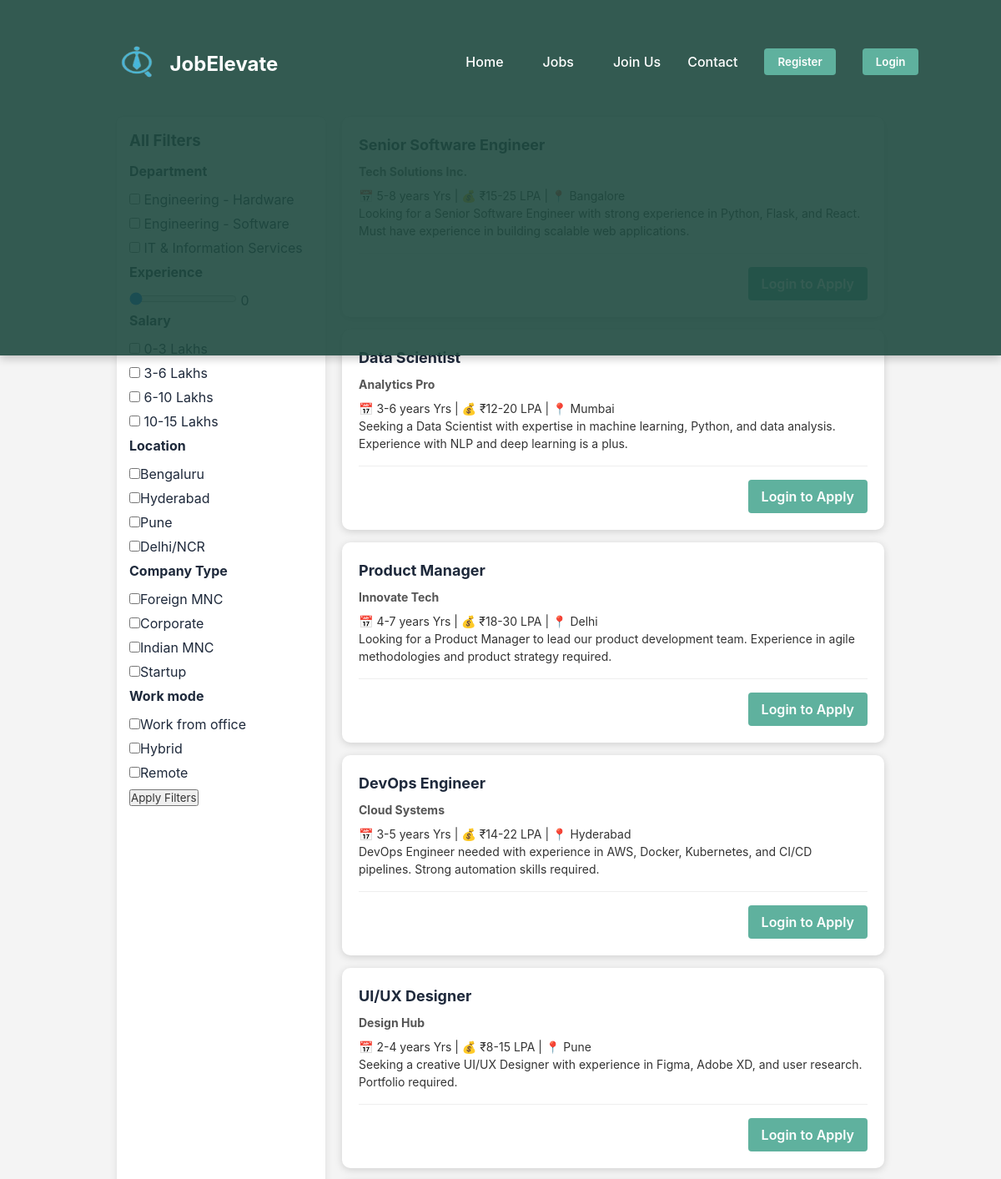
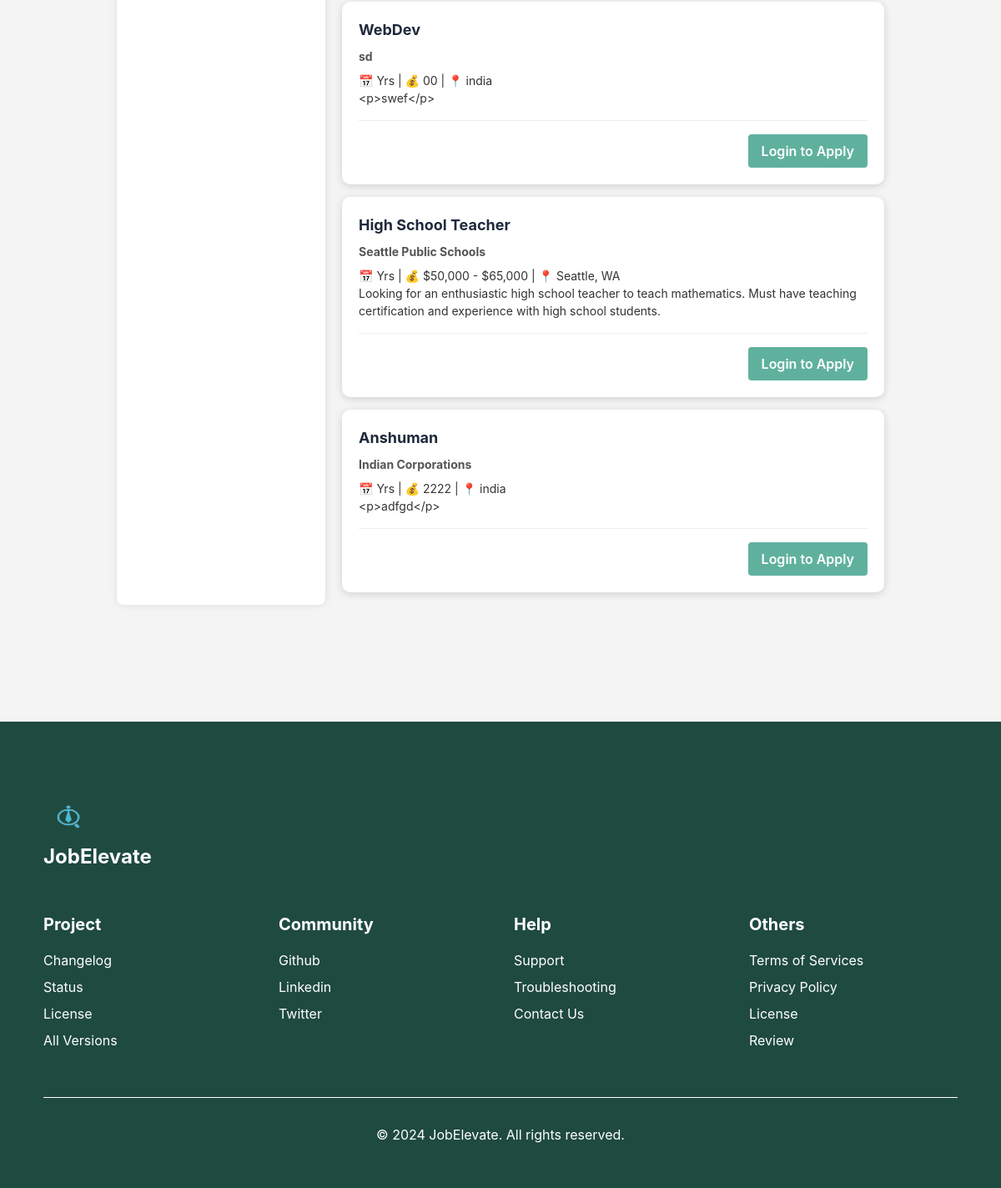
The page /itjobs on the database its author committed (2 pictures, top to bottom).
### app.py (models this page shows)
class Job(db.Model):
    id = db.Column(db.Integer, primary_key=True)
    title = db.Column(db.String(100), nullable=False)
    company = db.Column(db.String(100), nullable=False)
    experience = db.Column(db.String(20), nullable=False)
    salary = db.Column(db.String(50), nullable=True)
    location = db.Column(db.String(100), nullable=False)
    department = db.Column(db.String(100), nullable=False)
    company_type = db.Column(db.String(100), nullable=False)
    work_mode = db.Column(db.String(100), nullable=False)
    description = db.Column(db.Text, nullable=False)
    rating = db.Column(db.Float, nullable=True)
    reviews = db.Column(db.Integer, nullable=True)
    date_posted = db.Column(db.String(50), nullable=True)

### app.py (the view)
@app.route("/itjobs")
def itjobs():
    jobs = Job.query.all()
    return render_template("itjobs.html", jobs=jobs)

### templates/itjobs.html (shortened to what this page needs)
{% extends 'base.html' %}
{% block content %}
<!DOCTYPE html>
<html lang="en">
<head>
    <link rel="stylesheet" type="text/css" href="{{ url_for('static', filename='style.css') }}">
</head>
<body>
    <div class="container" style="margin: 10%;">
        <aside class="filters">
            <form  >
                <h3>All Filters</h3>
                <h4>Department</h4>
                <label><input type="checkbox" name="department" value="Engineering - Hardware"> Engineering - Hardware</label>
                <label><input type="checkbox" name="department" value="Engineering - Software"> Engineering - Software</label>
                <label><input type="checkbox" name="department" value="IT & Information Services"> IT & Information Services</label>
                <h4>Experience</h4>
                <output>0</output>
                <h4>Salary</h4>
                <label><input type="checkbox" name="salary" value="0-3"> 0-3 Lakhs</label>
                <label><input type="checkbox" name="salary" value="3-6"> 3-6 Lakhs</label>
                <label><input type="checkbox" name="salary" value="6-10"> 6-10 Lakhs</label>
                <label><input type="checkbox" name="salary" value="10-15"> 10-15 Lakhs</label>
                <h4>Location</h4>
                <label><input type="checkbox" name="location" value="Bengaluru">Bengaluru</label>
                <label><input type="checkbox" name="location" value="Hyderabad">Hyderabad</label>
                <label><input type="checkbox" name="location" value="Pune">Pune</label>
                <label><input type="checkbox" name="location" value="Delhi/NCR">Delhi/NCR</label>
                <h4>Company Type</h4>
                <label><input type="checkbox" name="company_type" value="Foreign MNC">Foreign MNC</label>
                <label><input type="checkbox" name="company_type" value="Corporate">Corporate</label>
                <label><input type="checkbox" name="company_type" value="Indian MNC">Indian MNC</label>
                <label><input type="checkbox" name="company_type" value="Startup">Startup</label>
                <h4>Work mode</h4>
                <label><input type="checkbox" name="work_mode" value="Work from office">Work from office</label>
                <label><input type="checkbox" name="work_mode" value="Hybrid">Hybrid</label>
                <label><input type="checkbox" name="work_mode" value="Remote">Remote</label>
                <button type="submit"> <a href="{{ url_for('list' ) }}">Apply Filters</a></button>
            </form>
        </aside>
        <main class="job-listings">
            {% for job in jobs %}
            <div class="job-card">
                <div class="job-header">
                    <div class="job-title">
                        <h2>{{ job.title }}</h2>
                        <p class="company"><strong>{{ job.company }}</strong></p>
                    </div>
                </div>
                <div class="job-details">
                    <p>📅 {{ job.experience }} Yrs | 💰 {{ job.salary or 'Not disclosed' }} | 📍 {{ job.location }}</p>
                    <p>{{ job.description }}</p>
                </div>
                <div class="job-footer">
                    {% if current_user.is_authenticated %}
                        {% set user_application = None %}
                        {% set found = false %}
                        {% for app in job.applications %}
                            {% if not found and app.user_id == current_user.id %}
                                {% set user_application = app %}
                                {% set found = true %}
                            {% endif %}
                        {% endfor %}
                        {% if user_application %}
                            <p class="application-status">Application Status: <span class="status-{{ user_application.status.lower() }}">{{ user_application.status }}</span></p>
                        {% else %}
                            <a href="{{ url_for('apply_job', job_id=job.id) }}" class="btn">Apply Now</a>
                        {% endif %}
                    {% else %}
                        <a href="{{ url_for('login') }}" class="btn">Login to Apply</a>
                    {% endif %}
                </div>
            </div>
            {% else %}
            <p>No jobs found.</p>
            {% endfor %}
        </main>
    </div>
</body>
</html>
{% endblock %}

### templates/base.html (shortened to what this page needs)
<!DOCTYPE html>
<html lang="en">
<head>
    <link rel="stylesheet" type="text/css" href="{{ url_for('static', filename='styles.css') }}">
</head>
<body>
    <nav class="navbar" style="margin-bottom: 40px;">
        <div class="container">
            <div class="nav_wrapper" >
                <a style="padding-left: 60px;" href="{{ url_for('home' ) }}" class="logo">
                    <img style="position: relative;right: 35px; width: 80px; height: 60px;"src="{{ url_for('static', filename='images/logo.PNG') }}" alt="logo">
                    <h3 style="position: relative;right: 35px; text-decoration: none; color: white; padding-bottom: 10px; padding-right: 190px;"><a style="text-decoration: none; color: white; font-size: 1.5rem; padding-bottom: 20px;"  href="{{ url_for('home' ) }}">JobElevate</a></h3>
                </a>
                <ul class="nav_menu">
                    <li class="nav_list"><a href="{{ url_for('home' ) }}" class="nav_link">Home</a></li>
                    {% if request.endpoint != 'about' and request.endpoint != 'apply_job' %}
                    <li class="nav_list dropdown">
                        <a href="" class="nav_link dropdown-btn">Jobs</a>
                    </li>
                    {% endif %}
                    <li class="nav_list"><a href="{{ url_for('itjobs') }}" class="nav_link">Join Us</a></li>
                    <li class="nav_list"><a href="{{ url_for('contact') }}" class="nav_link">Contact</a></li>
                    {% if current_user.is_authenticated %}
                        <li class="nav_list"><h4>{{current_user.username}}</h4></li>
                        <li class="nav_list"><button class="btn"><a style="text-decoration: none; color: white;" href="{{ url_for('logout' ) }}">Log Out</a></button></li>
                        {% if current_user.is_authenticated and current_user.role == 'admin' %}
                            <li class="nav_list"><a href="{{ url_for('admin') }}" class="nav_link">Admin</a></li>
                        {% endif %}
                    {% else %}
                        <li class="nav_list"><button class="btn"><a href="{{ url_for('register') }}" style="text-decoration: none; color: white;">Register</a></button></li>
                        <li class="nav_list"><button class="btn"><a style="text-decoration: none; color: white;" href="{{ url_for('login' ) }}">Login</a></button></li>
                    {% endif %}
                </ul>
            </div>
        </div>
    </nav>
    {% block content %}
    {% endblock %}
    <footer class="footer"  style="width: 100%;">
        <div class="container" style="display: flex; flex-direction: column; justify-content: space-between; width: 100%;">
            <div class="top">
                <div class="logo-container">
                    <img style="width: 60px; height: 60px; " src="{{ url_for('static', filename='images/logo.PNG') }}" alt="logo" class="logo">
                    <h2>JobElevate</h2>
                </div>
                <div class="social_icons">
                </div>
            </div>
            <div class="bottom">
                <div>
                    <h3 style="text-align: left;">Project</h3>
                    <a href="#">Changelog</a>
                    <a href="#">Status</a>
                    <a href="#">License</a>
                    <a href="#">All Versions</a>
                </div>
                <div>
                    <h3 style="text-align: left;">Community</h3>
                    <a href="#">Github</a>
                    <a href="#">Linkedin</a>
                    <a href="#">Twitter</a>
                </div>
                <div>
                    <h3 style="text-align: left;">Help</h3>
                    <a href="#">Support</a>
                    <a href="#">Troubleshooting</a>
                    <a href="#">Contact Us</a>
                </div>
                <div>
                    <h3 style="text-align: left;">Others</h3>
                    <a href="#">Terms of Services</a>
                    <a href="#">Privacy Policy</a>
                    <a href="#">License</a>
                    <a href="#">Review</a>
                </div>
            </div>
            <div class="footer-bottom">
                <p>&copy; 2024 JobElevate. All rights reserved.</p>
            </div>
        </div>
    </footer>
</body>
</html>

### static/styles.css (style rules this page uses)
body { font-family: Arial, sans-serif; margin: 0; padding: 0; box-sizing: border-box; }
.navbar { position: fixed; top: 0; left: 0; width: 100%; height: 15%; background: rgba(31, 74, 64, 0.9); z-index: 1000; transition: background 0.3s ease, box-shadow 0.3s ease; }
.nav_wrapper { display: flex; justify-content: space-between; align-items: center; padding: 1rem 2rem; max-width: 1200px; margin: 0 auto; }
.logo { text-decoration: none; font-size: 1.6rem; font-weight: 700; display: flex; align-items: center; gap: 0.5rem; color: #fff; transition: color 0.3s ease; padding: 0.5rem 0; }
.logo img { height: 45px; width: auto; border-radius: 8px; }
.nav_menu { display: flex; gap: 2rem; list-style: none; align-items: center; }
.nav_link { text-decoration: none; color: #fff; font-weight: 500; font-size: 1rem; transition: color 0.3s ease; position: relative; padding: 0.5rem 0; }
.nav_link::after { content: ''; position: absolute; bottom: 0; left: 50%; width: 0; height: 2px; background: #5fb19e; transition: all 0.3s ease; transform: translateX(-50%); }
.btn { padding: 0.75rem 1.5rem; border: none; border-radius: 8px; font-weight: 600; cursor: pointer; transition: all 0.3s ease; background: #5fb19e; color: #fff; }
.footer { background: #1f4a40 ; color: white; padding: 4rem 2rem 2rem; }
.footer .container { max-width: 1000px; margin: 0 auto; }
.footer .top { display: flex; justify-content: space-between; align-items: center; margin-bottom: 3rem; }
.footer .logo { color: white; }
.social_icons { display: flex; gap: 1rem; }
.footer .bottom { display: grid; grid-template-columns: repeat(auto-fit, minmax(200px, 1fr)); gap: 2rem; margin-bottom: 3rem; }
.footer h3 { margin-bottom: 1rem; font-size: 1.25rem; }
.footer a { color: white; text-decoration: none; display: block; margin-bottom: 0.5rem; transition: all 0.3s ease; }
.footer-bottom { text-align: center; padding-top: 2rem; border-top: 1px solid rgba(255, 255, 255, 0.1); }

### templates/itjobs.html (style rules this page uses)
a { text-decoration: none; color: #333; }
body { font-family: Arial, sans-serif; margin: 0; padding: 0; background-color: #f4f4f4; }
.container { display: flex; padding: 20px; }
.filters { width: 250px; background: white; padding: 15px; border-radius: 8px; box-shadow: 0 0 10px rgba(0, 0, 0, 0.1); }
.filters h3, .filters h4 { margin-bottom: 10px; }
.filters label { display: block; margin: 5px 0; }
.job-listings { flex: 1; margin-left: 20px; }
.job-card { background: white; padding: 20px; margin-bottom: 15px; border-radius: 10px; box-shadow: 0 2px 10px rgba(0, 0, 0, 0.15); transition: transform 0.2s ease-in-out; }
.job-header { display: flex; justify-content: space-between; align-items: center; }
.job-card h2 { font-size: 18px; margin-bottom: 8px; font-weight: bold; }
.company { font-size: 14px; color: #555; margin-bottom: 8px; }
.job-details { font-size: 14px; color: #333; margin-bottom: 10px; }
.job-footer { margin-top: 1rem; padding-top: 1rem; border-top: 1px solid #eee; display: flex; justify-content: flex-end; }
.btn { background: #5fb19e; color: white; padding: 0.5rem 1rem; border-radius: 4px; text-decoration: none; transition: background 0.3s ease; }

### rows shown on the page
Job: title "Data Scientist", company "Analytics Pro", experience "3-6 years", salary "₹12-20 LPA", location "Mumbai", description "Seeking a Data Scientist with expertise in machine learning, Python, and data analysis. Experience with NLP and deep learning is a plus."
Job: title "Product Manager", company "Innovate Tech", experience "4-7 years", salary "₹18-30 LPA", location "Delhi", description "Looking for a Product Manager to lead our product development team. Experience in agile methodologies and product strategy required."
Job: title "DevOps Engineer", company "Cloud Systems", experience "3-5 years", salary "₹14-22 LPA", location "Hyderabad", description "DevOps Engineer needed with experience in AWS, Docker, Kubernetes, and CI/CD pipelines. Strong automation skills required."
Job: title "UI/UX Designer", company "Design Hub", experience "2-4 years", salary "₹8-15 LPA", location "Pune", description "Seeking a creative UI/UX Designer with experience in Figma, Adobe XD, and user research. Portfolio required."
Job: title "WebDev", company "sd", salary "00", location "india", description "<p>swef</p>"
Job: title "High School Teacher", company "Seattle Public Schools", salary "$50,000 - $65,000", location "Seattle, WA", description "Looking for an enthusiastic high school teacher to teach mathematics. Must have teaching certification and experience with high school students."
Job: title "Anshuman", company "Indian Corporations", salary "2222", location "india", description "<p>adfgd</p>"
